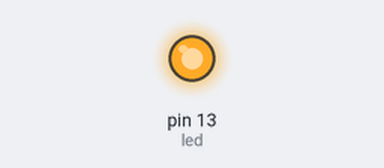
Bench run of a sketch on a simulated Arduino Uno, built with avr-gcc and run on an emulated ATmega328P. Parts: output pins drawn as LEDs (lit = HIGH).

Above: at 2.0 s.
At 6.0 s:
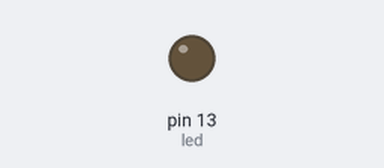
Timing chart, 0 to 10.4 s (numbered marks = the images above):
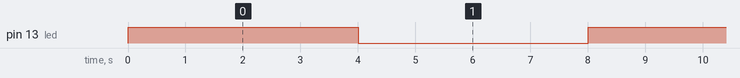

The sketch:

exp_01.ino
```cpp
//Nomes: Josefa Aline Santos e Marcella Ricoy

#define ex1

#ifdef ex1
//Faça os leds piscarem a cada 4 seg
int led = 13;
// Esta função "setup" roda uma vez quando a placa e ligada ou resetada
void setup() {
// Configura o pino do led (digital) como saída
pinMode(led, OUTPUT);
}
// Função que se repete infinitamente quando a placa é ligada
void loop() {
digitalWrite(led, HIGH);// Liga o LED (HIGH = nível lógico alto)
delay(4000); // Espera quatro segundos
digitalWrite(led, LOW); // Desliga o LED (LOW = nível lógico baixo)
delay(4000); // Espera quatro segundos
}
#endif

#ifdef ex2
int led = 13;

void setup() {
pinMode(led, OUTPUT);
}

void loop() {
digitalWrite(led, HIGH);// Liga o LED (HIGH = nível lógico alto)
delay(2000); // Espera dois segundos
digitalWrite(led, LOW); // Desliga o LED (LOW = nível lógico baixo)
delay(4000); // Espera quatro segundos
}
#endif

#ifdef ex3
int led = 13;

void setup(){
pinMode(led, OUTPUT);
}

void loop() {
digitalWrite(led, HIGH); //Liga o LED
delay(2000); //Espera dois segundos
digitalWrite(led, LOW); //Desliga o LED
delay(4000); //Espera quatro segundos
digitalWrite(led, HIGH); //Liga o LED
delay(3000); //Espera trÊs segundos
digitalWrite(led, LOW); //Desliga o LED
delay(5000); //Espera cinco segundos
}
#endif

#ifdef ex4
//Troque no programa a inicialização da variável led de 13 para 12. Observe o que ocorre.
int led = 12;

void setup(){
pinMode(led, OUTPUT);
}

void loop() {
digitalWrite(led, HIGH); //Liga o LED
delay(2000); //Espera dois segundos
digitalWrite(led, LOW); //Desliga o LED
delay(4000); //Espera quatro segundos
digitalWrite(led, HIGH); //Liga o LED
delay(3000); //Espera trÊs segundos
digitalWrite(led, LOW); //Desliga o LED
delay(5000); //Espera cinco segundos
}
//O LED não acendeu porque o resistor não está conectado com o pino 12 no arduino.
//Para acender, a corrente elétrica precisa estar passando para o pino 12.
//Caso o resistor esteja conectado no pino 12, somente o LED externo irá acender.
#endif

#ifdef ex5
//Modifique o programa para o led externo piscar. Tempo 1 seg.
int led = 12;

void setup(){
pinMode(led, OUTPUT);
}

void loop(){
digitalWrite(led, HIGH); //Liga o LED
delay(1000); //Espera um segundo
digitalWrite(led, LOW); //Desliga o LED
delay(1000); //Espera um segundo
}
//Para que somente o LED externo acenda, o resistor estará conectado no pino 12.
#endif

#ifdef ex6
//Faça o led da placa piscar ao mesmo tempo que o led externo. Tempo 1 seg.
int led = 13;

void setup(){
pinMode(led, OUTPUT);
}

void loop(){
digitalWrite(led, HIGH); //Liga o LED
delay(1000); //Espera um segundo
digitalWrite(led, LOW); //Desliga o LED
delay(1000); //Espera um segundo
}
//Basta desfazer os feitos do exercício anterior e retornar a variável led para 13, assim como o resistor.
//Dessa forma, os dois LEDs (externo e da placa) irão acender.
#endif

#ifdef ex7
//Faça o led da placa piscar com um tempo de 2 seg. e o led externo piscar com um tempo de 3 seg.
int ledPLACA = 13;
int ledEXTERNO = 12;

void setup(){
pinMode(ledPLACA, OUTPUT);
pinMode(ledEXTERNO, OUTPUT);
}

void loop(){
digitalWrite(ledPLACA, HIGH); //Liga o LED da placa
delay(2000); //Espera dois segundos
digitalWrite(ledPLACA, LOW); //Desliga o LED da placa
digitalWrite(ledEXTERNO, HIGH); //Liga o LED externo
delay(3000); //Espera três segundos
digitalWrite(ledEXTERNO, LOW); //Desliga o LED externo
}
//O resistor do LED externo precisa estar conectado ao pino 12.
#endif

#ifdef ex8
//Faça o led da placa piscar alternadamente em relação ao led externo. Tempo de 1 seg.
int ledPLACA = 13;
int ledEXTERNO = 12;

void setup(){
pinMode(ledPLACA, OUTPUT);
pinMode(ledEXTERNO, OUTPUT);
}

void loop(){
digitalWrite(ledPLACA, HIGH); //Liga o LED da placa
delay(1000); //Espera um segundo
digitalWrite(ledPLACA, LOW); //Desliga o LED da placa
digitalWrite(ledEXTERNO, HIGH); //Liga o LED externo
delay(1000); //Espera um segundo
digitalWrite(ledEXTERNO, LOW); //Desliga o LED externo
}
//O resistor do LED externo precisa estar conectado ao pino 12.
#endif
```

Measured:
- by itself, pin 13 (led): alternates HIGH for 4.0 s and LOW for 4.0 s
